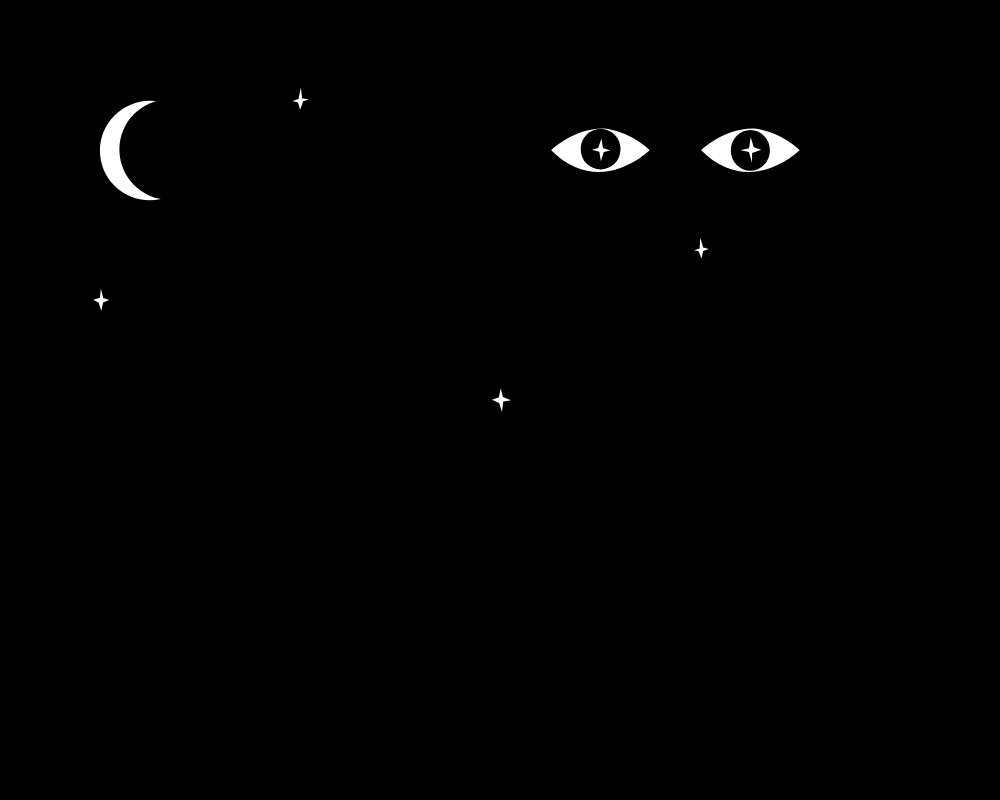
Frame 1 (no input)
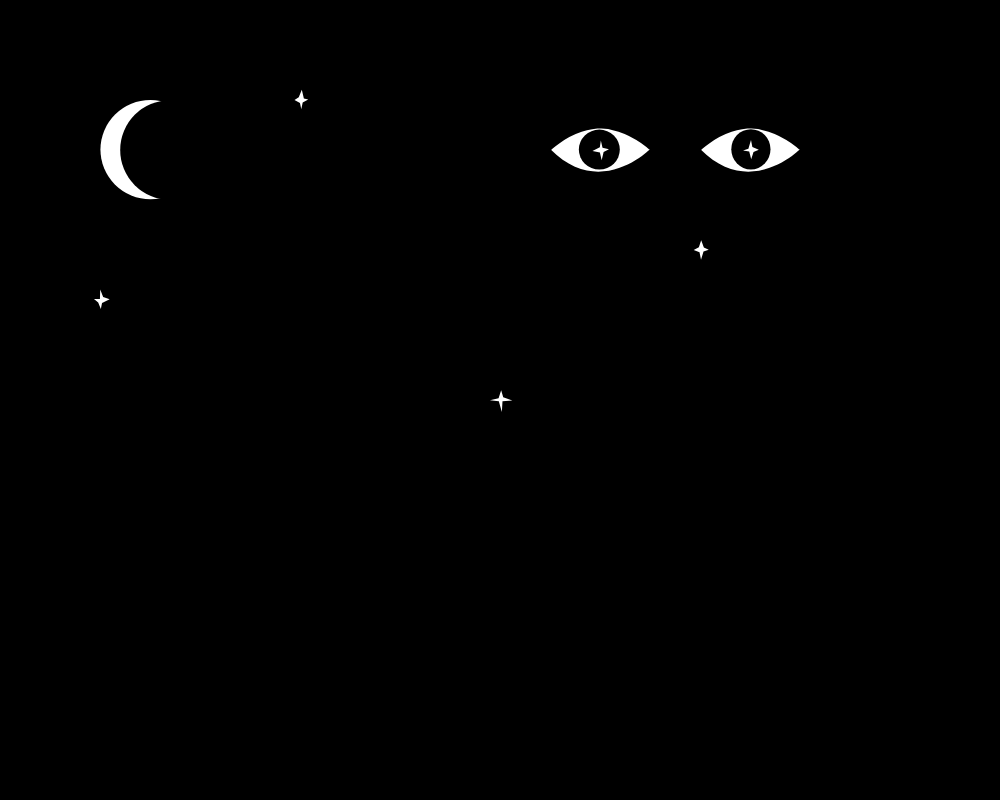
Frame 60 (no input)
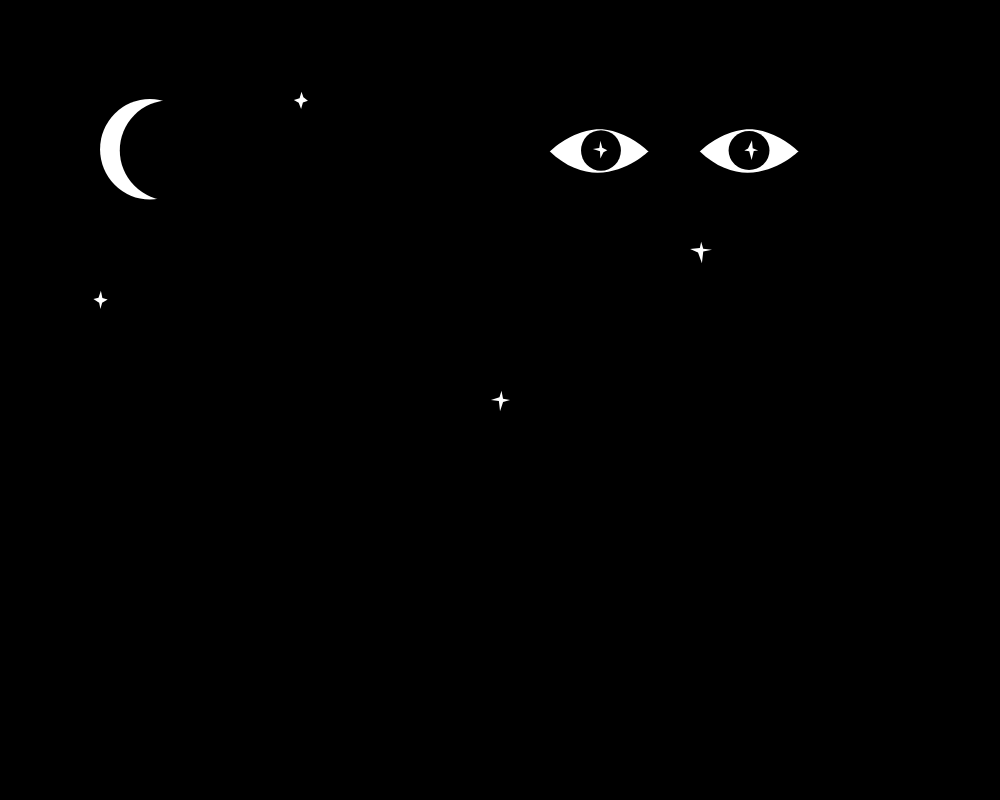
Frame 120 (the mouse pressed at the canvas centre since frame 60)

The p5.js sketch that drew these frames (run headless with seeded random() and noise() and a simulated clock; from frame 60 on, the mouse is pressed at the canvas centre):

// p5.js sketch
// ── sketch.js
var stretch = 7;
var clicked = false;
var fall = 0;
var lids = 0;
var blink = false;
var dir = false;
var StarX = new Array(300,500,700,100);
var StarY = new Array(100,400,250,300);
var tremorX = 0;
var tremorY = 0;

function setup() {
  createCanvas(1000, 800);
}

function draw() {
  tremorX=random(-1,1);
  tremorY=random(-1,1);
  stretch = random(3,7);
  background(0);
  noStroke();
  fill(255);
  ellipse(150 + random(-1, 1), 150 + random(-1, 1), 100 + random(-1, 1), 100 + random(-1, 1));
  fill(0);
  ellipse(170 + random(-1, 1), 150 + random(-1, 1), 100 + random(-1, 1), 100 + random(-1, 1));

  eye(600, 150, tremorX, tremorY);
  eye(750, 150, tremorX, tremorY);

  if (clicked === false) {
    star(600, 150, stretch, 255, 0);
    star(750, 150, stretch, 255, 0);
  } else {
    star(600, 150 + fall, random(3,6), 255, 0);
    star(750, 150 + fall, random(3,6), 255, 0);
    fall += random(1, 4);
  }
  if (lids == 200) {
    dir = true;
  }
  if (blink === true) {
    if (dir === false) {
      lids++;

    } else {
      lids--;
      if (lids === 0) {
        blink = false;
      }
    }
  }

  if ((150 + fall) >= height) {
    clicked = false;
    fall = 0;
  }
  //star(400,800,stretch);


  //star(450,300,stretch);
  //star(450, 300, stretch, 255, 0);

  eyelid(600, 150, tremorX, tremorY);
  eyelid(750, 150, tremorX, tremorY);
  for (var p = 0; p < StarX.length; p++){
    star(StarX[p],StarY[p],random(3,7),255,0);
  } 
}

function star(r, d, pull, col, str) {
  strokeWeight(str);
  fill(col, col, col);
  beginShape();
  vertex((r - 3) - pull + random(-1, 1), d + random(-1, 1));
  vertex((r - 1) + random(-1, 1), (d - 2) + random(-1, 1));
  vertex((r + 1) + random(-1, 1), (d - 6) - stretch + random(-1, 1));
  vertex((r + 3) + random(-1, 1), (d - 2) + random(-1, 1));
  vertex((r + 5) + pull + random(-1, 1), d + random(-1, 1));
  vertex((r + 3) + random(-1, 1), (d + 2) + random(-1, 1));
  vertex((r + 1) + random(-1, 1), (d + 6) + pull + random(-1, 1));
  vertex((r - 1) + random(-1, 1), (d + 2) + random(-1, 1));
  endShape();
}

function eye(x, y, shakeX, shakeY) {
  noStroke();
  fill(255);
  beginShape();
  vertex(x - 50+shakeX, y+shakeY);
  bezierVertex(x - 50+shakeX, y+shakeY, x, y - 50, x + 50+shakeX, y+shakeY);
  bezierVertex(x + 50+shakeX, y+shakeY, x, y + 50, x - 50+shakeX, y+shakeY);
  endShape();

  noStroke;
  fill(0);
  ellipse(x + random(-1, 1), y + random(-1, 1), 40 + random(-1, 1), 40 + random(-1, 1));
}

function eyelid(x, y,shakeX,shakeY) {
  strokeWeight(2);
  stroke(0);
  fill(0);
  beginShape();
  vertex(x - 50, y);
  bezierVertex(x - 50+shakeX, y+shakeY, x, y - 50, x + 50+shakeX, y+shakeY);
  bezierVertex(x + 50+shakeX, y+shakeY, x, y - 50 + lids, x - 50+shakeX, y+shakeY);
  endShape();
}

function mouseClicked() {
  clicked = true;
  dir = false;
  blink = true;
  // StarX.push(mouseX);
  // StarY.push(mouseY);
  // StarX.shift();
  // StarY.shift();
}
